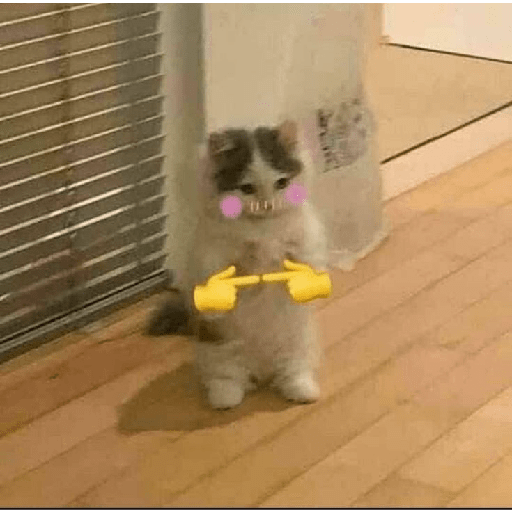
#> input picture Exercise_01/assets/cat_meme_03.png, 512 x 512 px, found by its file name
$ jupyter execute 09.ipynb
#> lines starting #> are read from the running program, lines starting #| are printed output that depends on the picture
[cell 1]
from PIL import Image
import matplotlib.pyplot as plt
import numpy as np

[cell 2]
my_path = "/Users/minhnghia2k3/Documents/Computer vision/Exercise_01/assets/cat_meme_03.png"

im = Image.open(my_path)
#> im is the input picture: PIL image 512x512 P; mean R, G, B, A 165, 133, 90.7, 252.5
plt.imshow(im)

[cell 3]
# Grayscale convert
im_gray = im.convert("L")
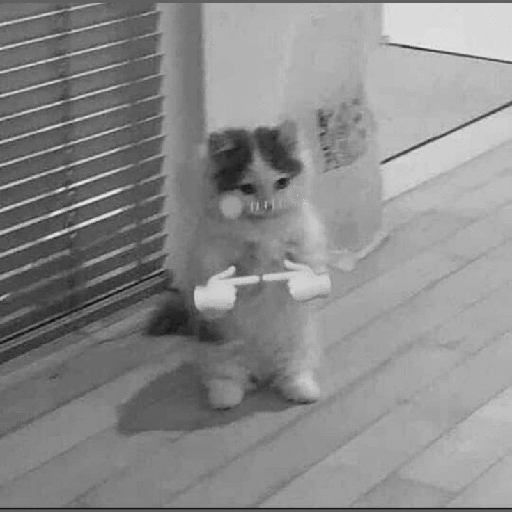
#> im_gray: PIL image 512x512 L; min 19, max 232, mean 137.8
plt.imshow(im_gray, cmap="gray")

[cell 4]
im_array = np.array(im_gray)
print(im_array)
#> (printed output is left out)

[cell 5]
# Create a diagram
plt.figure()
plt.hist(im_array.flatten(), bins=128)
plt.title("Bieu do Histogram cua anh")
plt.xlabel("Gia tri Pixel")
plt.ylabel("So luong")
plt.show()
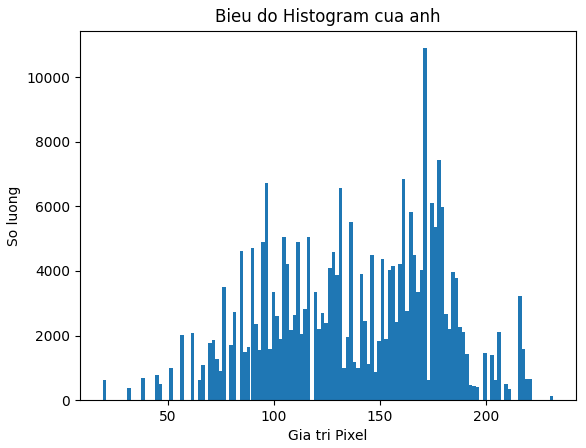
#> figure drawn by matplotlib, 1 panel; tallest bar 10895 high, from x = 170.4 to 172.1

[cell 6]
# lam noi bat duong vien
plt.figure()
plt.gray()
plt.contour(im_gray, origin="image")
plt.show()
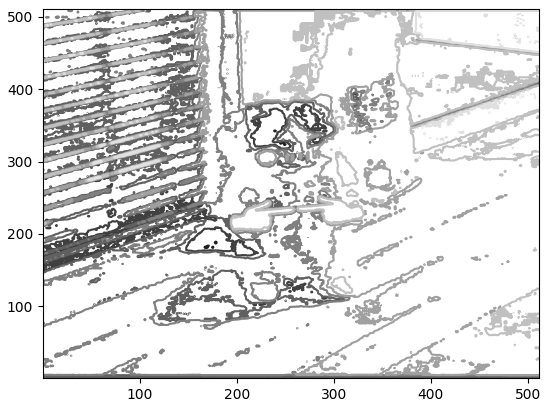
#> figure drawn by matplotlib, 1 panel

[cell 7]
my_path = "/Users/minhnghia2k3/Documents/Computer vision/Exercise_01/assets/cat_meme_03.png"

im = Image.open(my_path).convert("L")

plt.imshow(im)

plt.figure()

plt.gray()

plt.contour(im, origin="image")

plt.axis("equal")

plt.show()
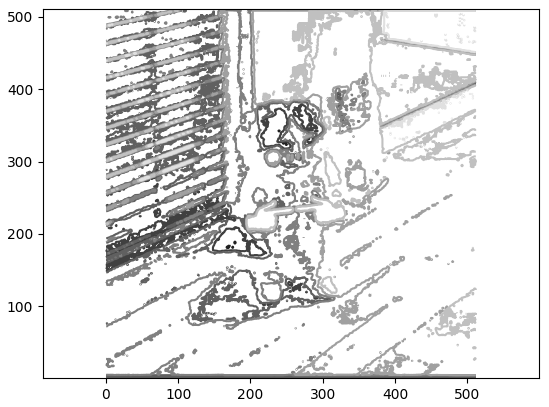
#> figure drawn by matplotlib, 1 panel

$ run again, with Exercise_01/assets/cat_meme_04.png copied over Exercise_01/assets/cat_meme_03.png
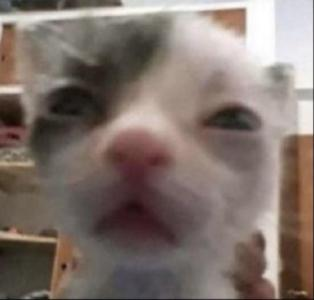
#> input picture Exercise_01/assets/cat_meme_04.png, 314 x 300 px, found by its file name
#> im is the input picture: PIL image 314x300 RGBA; mean R, G, B, A 128.3, 114.6, 107.9, 255
#> (printed output is left out)
#> `plt.show()`:
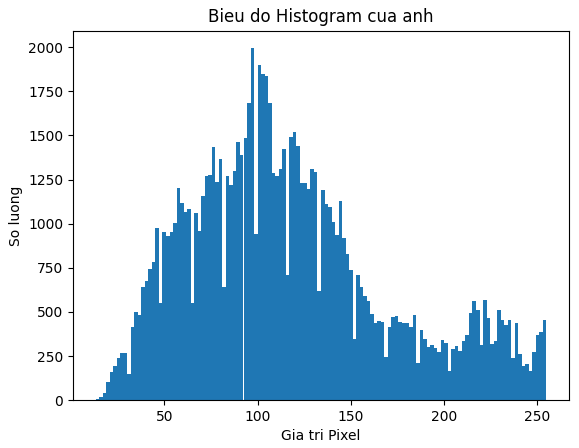
#> figure drawn by matplotlib, 1 panel; tallest bar 1994 high, from x = 96.19 to 98.08
#> `plt.show()`:
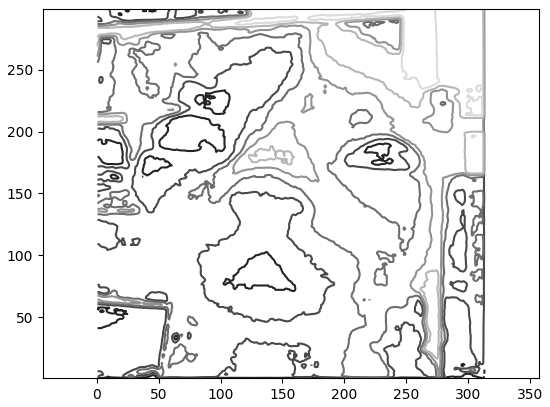
#> figure drawn by matplotlib, 1 panel

$ run again, with Exercise_01/assets/cat_meme_05.png copied over Exercise_01/assets/cat_meme_03.png
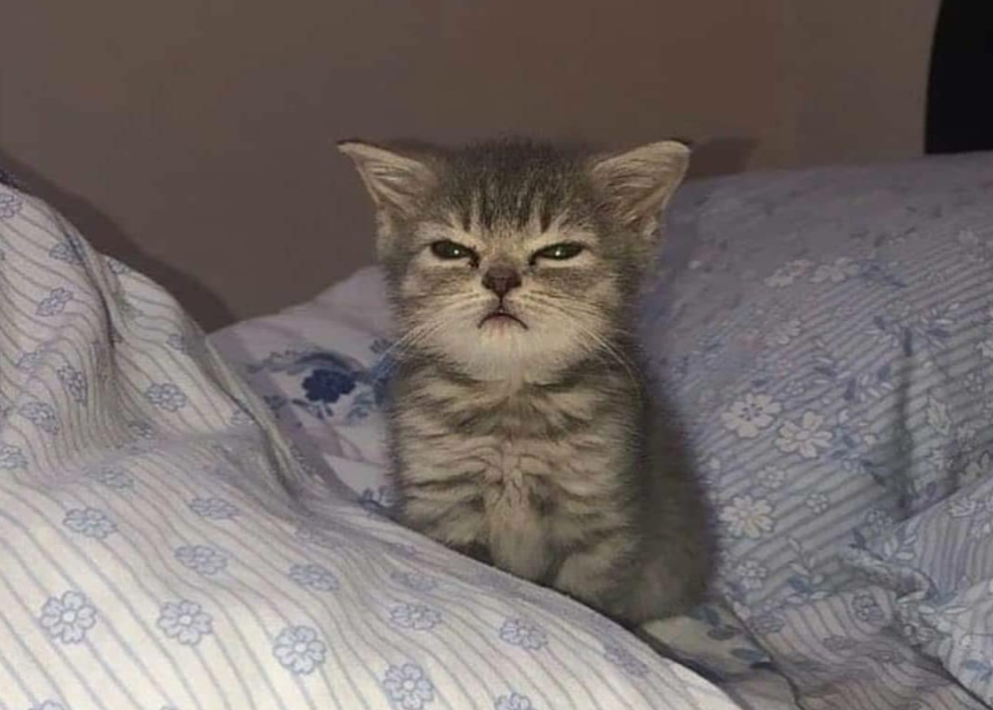
#> input picture Exercise_01/assets/cat_meme_05.png, 993 x 710 px, found by its file name
#> im is the input picture: PIL image 993x710 RGBA; mean R, G, B, A 117.4, 109, 106.6, 255
#> (printed output is left out)
#> `plt.show()`:
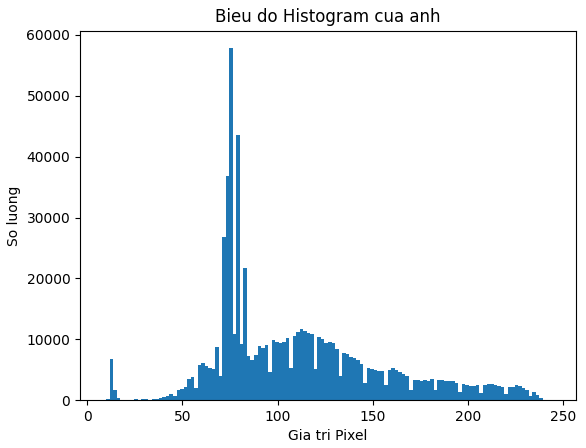
#> figure drawn by matplotlib, 1 panel; tallest bar 57812 high, from x = 74.66 to 76.51
#> `plt.show()`:
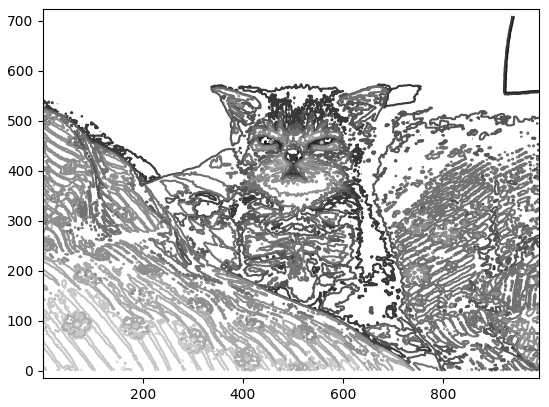
#> figure drawn by matplotlib, 1 panel
